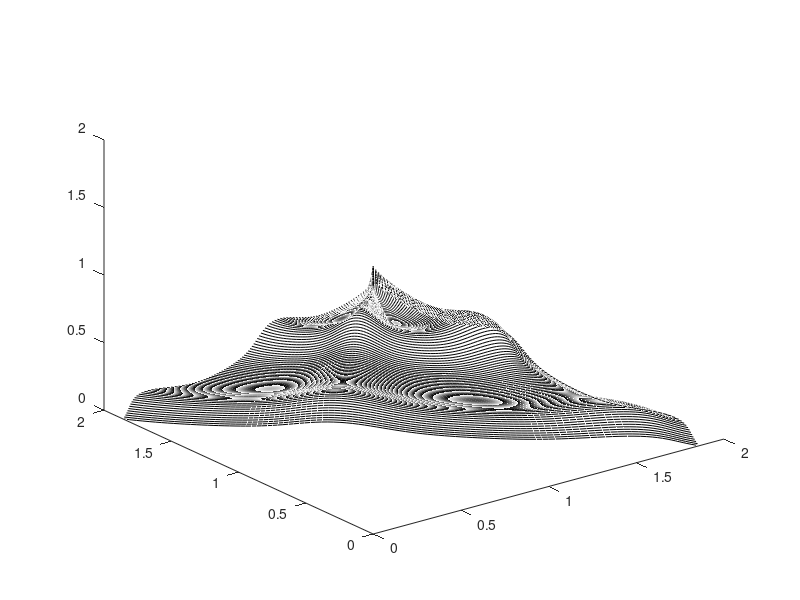

The MATLAB source for this figure: (Note: this script raises an error after producing the figure.)
x=[0:0.01:1];
y=[0:0.01:1];
[u,v]=meshgrid(x,y);
A=4;
B=1;
S=2;
m1 = 1 + exp(cos(A.*power(u, B).*pi+pi./2))./(power(2, S).* A);
m2 = 1 + exp(cos(A.*power(v, B).*pi+pi./2))./(power(2, S).* A);
ma=(m1.*m2)./2;
m=3.^(ma)
f1=m.*u.*v;
f2=m.*u.*(1-v);
f3=m.*(1-u);
plot3(f1,f2,f3,'k');
hold on
A = load('C:\Users\lurso\Desktop\exp\ExpPoF\0.txt');
f1=A(:,1);
f2=A(:,2);
f3=A(:,3);
plot3(f1,f2,f3,'bo');
hold on;
A = load('C:\Users\lurso\Desktop\exp\ExpKnee\0.txt');
f1=A(:,1);
f2=A(:,2);
f3=A(:,3);
plot3(f1,f2,f3,'r*');
hold on;
xlabel('f1');
ylabel('f2');
zlabel('f3');
view([132 22]);

% hold on
% A = load('C:\Users\lurso\Desktop\exp\NSGAII\1.txt');
% f1=A(:,1);
% f2=A(:,2);
% f3=A(:,3);
% plot3(f1,f2,f3,'bo');
% 
% xlabel('f1');
% ylabel('f2');
% zlabel('f3');
% view([132 22]);